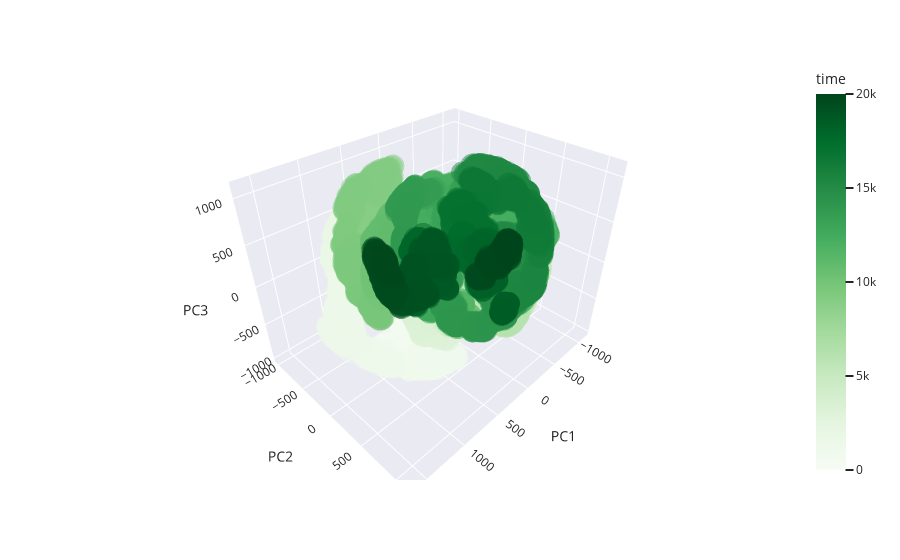

The cell this chart's notebook holds for it:
### Code cell
import plotly.express as px
import pandas as pd
import plotly.io as pio

df = pd.DataFrame({
    'PC1': reduced_cartesian[:, 0],
    'PC2': reduced_cartesian[:, 1],
    'PC3': reduced_cartesian[:, 2],
    'time': range(traj_new.n_frames)
})

fig = px.scatter_3d(df, x='PC1', y='PC2', z='PC3', color='time',
                   color_continuous_scale='Greens', opacity=0.5)

# add this code to set the background color to white
fig.update_layout(template="seaborn")
fig.write_image(f"3D_PCA_{folder}.png", scale=2)
fig.show()

### Figure 1 — Plotly figure (JSON) as saved in the notebook; plotly's stock layout.template omitted (floating-point values rounded to 4 significant figures; data arrays with more than 128 entries replaced by an {"elided": "..."} marker saying what was removed)
{"data": [{"hovertemplate": "PC1=%{x}<br>PC2=%{y}<br>PC3=%{z}<br>time=%{marker.color}<extra></extra>", "legendgroup": "", "marker": {"color": {"elided": "20001 int values"}, "coloraxis": "coloraxis", "opacity": 0.5, "symbol": "circle"}, "mode": "markers", "name": "", "scene": "scene", "showlegend": false, "x": {"elided": "20001 float values"}, "y": {"elided": "20001 float values"}, "z": {"elided": "20001 float values"}, "type": "scatter3d"}], "layout": {"scene": {"domain": {"x": [0.0, 1.0], "y": [0.0, 1.0]}, "xaxis": {"title": {"text": "PC1"}}, "yaxis": {"title": {"text": "PC2"}}, "zaxis": {"title": {"text": "PC3"}}}, "coloraxis": {"colorbar": {"title": {"text": "time"}}, "colorscale": [[0.0, "rgb(247,252,245)"], [0.125, "rgb(229,245,224)"], [0.25, "rgb(199,233,192)"], [0.375, "rgb(161,217,155)"], [0.5, "rgb(116,196,118)"], [0.625, "rgb(65,171,93)"], [0.75, "rgb(35,139,69)"], [0.875, "rgb(0,109,44)"], [1.0, "rgb(0,68,27)"]]}, "legend": {"tracegroupgap": 0}, "margin": {"t": 60}}}
